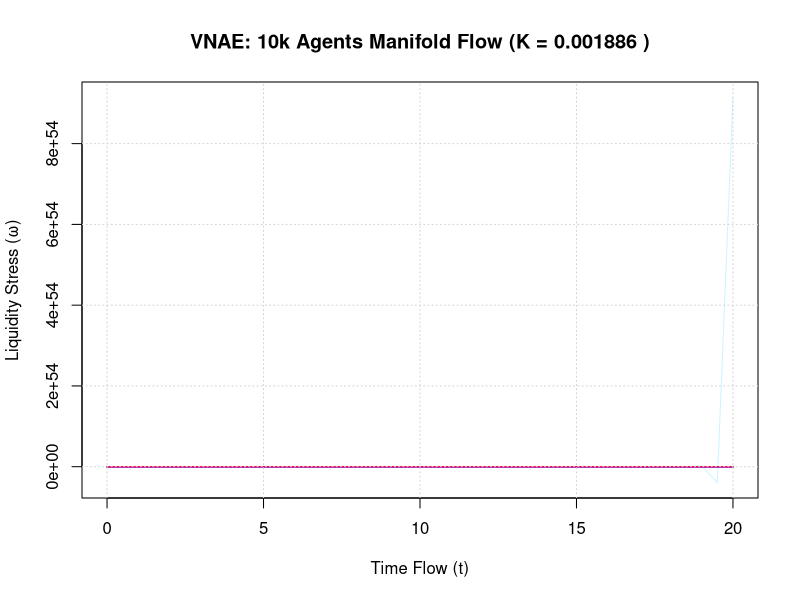

This figure's R source:
# -------------------------------------------------------------------------
# VNAE Framework: Massive Multi-Agent System (n=10,000)
# Purpose: High-Dimensional Stability Validation & Curvature Analysis
# -------------------------------------------------------------------------

rm(list = ls())
library(deSolve)
library(Matrix) # Required for efficient large-scale matrix operations

# --- [ USER CONTROL PANEL ] ---

n <- 10000              # 10,000 Agents (Large Scale Multi-Agent System)
beta_val <- 0.25        # Geometric Rigidity (VNAE Strength)

# 1. GENERATE ASYMMETRIC FRICTIONS (THETA)
# Using a distribution to represent high-dimensional heterogeneity
theta_agents <- runif(n, min = 0.5, max = 15.0) 
Theta_mat <- Diagonal(x = theta_agents)

# 2. GENERATE SPARSE EXPOSURE NETWORK (A)
# At n=10,000, we use a Sparse Matrix to save memory.
# We simulate a "Scale-Free" style density.
nz_count <- n * 10      # Each agent connects to ~10 others on average
i_idx <- sample(1:n, nz_count, replace = TRUE)
j_idx <- sample(1:n, nz_count, replace = TRUE)
values <- rexp(nz_count, rate = 1)

A_sparse <- sparseMatrix(i = i_idx, j = j_idx, x = values, dims = c(n, n))
diag(A_sparse) <- 0

# 3. INITIAL LIQUIDITY STRESS (OMEGA)
omega_init <- rnorm(n, mean = 0, sd = 1)

# -------------------------------------------------------------------------
# VNAE CORE MATHEMATICS (VECTORIZED)
# -------------------------------------------------------------------------

# Directed Laplacian: L = D - A
row_sums <- rowSums(A_sparse)
L_sparse <- Diagonal(x = row_sums) - A_sparse

# External Shock Vector
p_shock <- rnorm(n, 0, 0.2)

# Flow Dynamics Function (Optimized for Sparse Matrices)
vnae_flow <- function(t, omega, parms) {
  # The equation: d_omega = -(L + Theta) * omega + p
  # Matrix-vector multiplication is highly efficient here
  d_omega <- -(L_sparse %*% omega) - (theta_agents * omega) + p_shock
  return(list(as.vector(d_omega)))
}

# Numerical Simulation (Reduced time steps for 10k agents efficiency)
time_seq <- seq(0, 20, by = 0.5)
solution <- ode(y = omega_init, times = time_seq, func = vnae_flow, parms = NULL, method = "euler")

# -------------------------------------------------------------------------
# VECTORIZED CURVATURE CALCULATION (K)
# -------------------------------------------------------------------------
# Instead of loops, we use statistical sampling of the manifold
# to estimate K for n=10,000 (Central Limit Theorem approach)
sample_size <- 50000
idx_i <- sample(1:n, sample_size, replace = TRUE)
idx_j <- sample(1:n, sample_size, replace = TRUE)

diff_theta <- abs(theta_agents[idx_i] - theta_agents[idx_j])
couplings <- A_sparse[cbind(idx_i, idx_j)] + A_sparse[cbind(idx_j, idx_i)]
rigidity <- 1 + beta_val * (theta_agents[idx_i] + theta_agents[idx_j])

# Curvature estimate
K_estimate <- mean((diff_theta * couplings) / rigidity, na.rm = TRUE)

# -------------------------------------------------------------------------
# REPORT & VISUALIZATION
# -------------------------------------------------------------------------

cat("\n--- VNAE MASSIVE SCALE REPORT ---\n")
cat("Total Agents (n):", n, "\n")
cat("Network Density:", length(A_sparse@x) / (n^2), "\n")
cat("Estimated Curvature (K):", round(K_estimate, 8), "\n")
cat("Status:", if(K_estimate > 0) "Curved Manifold (Stable)" else "Flat Nash Limit", "\n")

# Visualization: We plot a random sample of 100 agents to keep the plot readable
# but the underlying math considers all 10,000.
sample_plot_idx <- sample(2:(n+1), 100)
colors <- rainbow(100, alpha = 0.2)

matplot(solution[, 1], solution[, sample_plot_idx], type = "l", lty = 1, col = colors,
        xlab = "Time Flow (t)", ylab = "Liquidity Stress (ω)",
        main = paste("VNAE: 10k Agents Manifold Flow (K =", round(K_estimate, 6), ")"))
grid()
